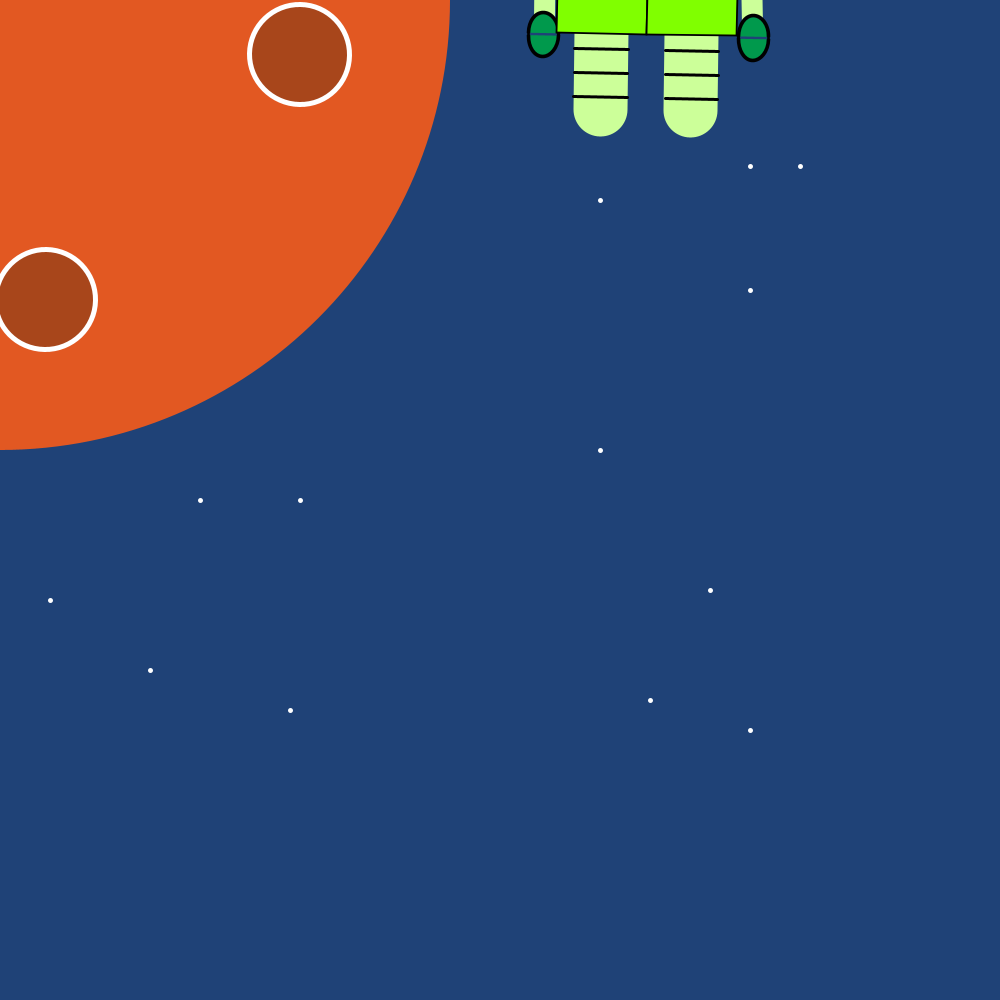
Frame 1 (no input)
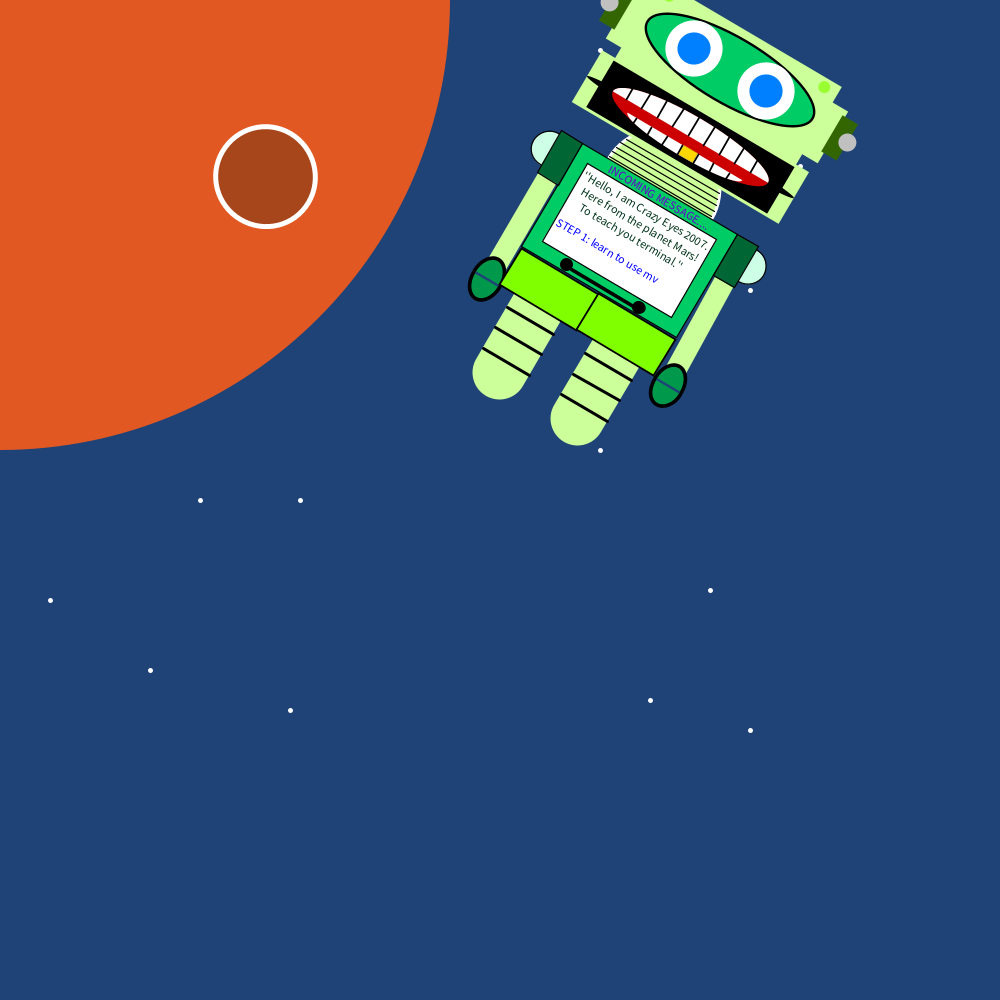
Frame 60 (the mouse pressed at the canvas centre just before this capture)
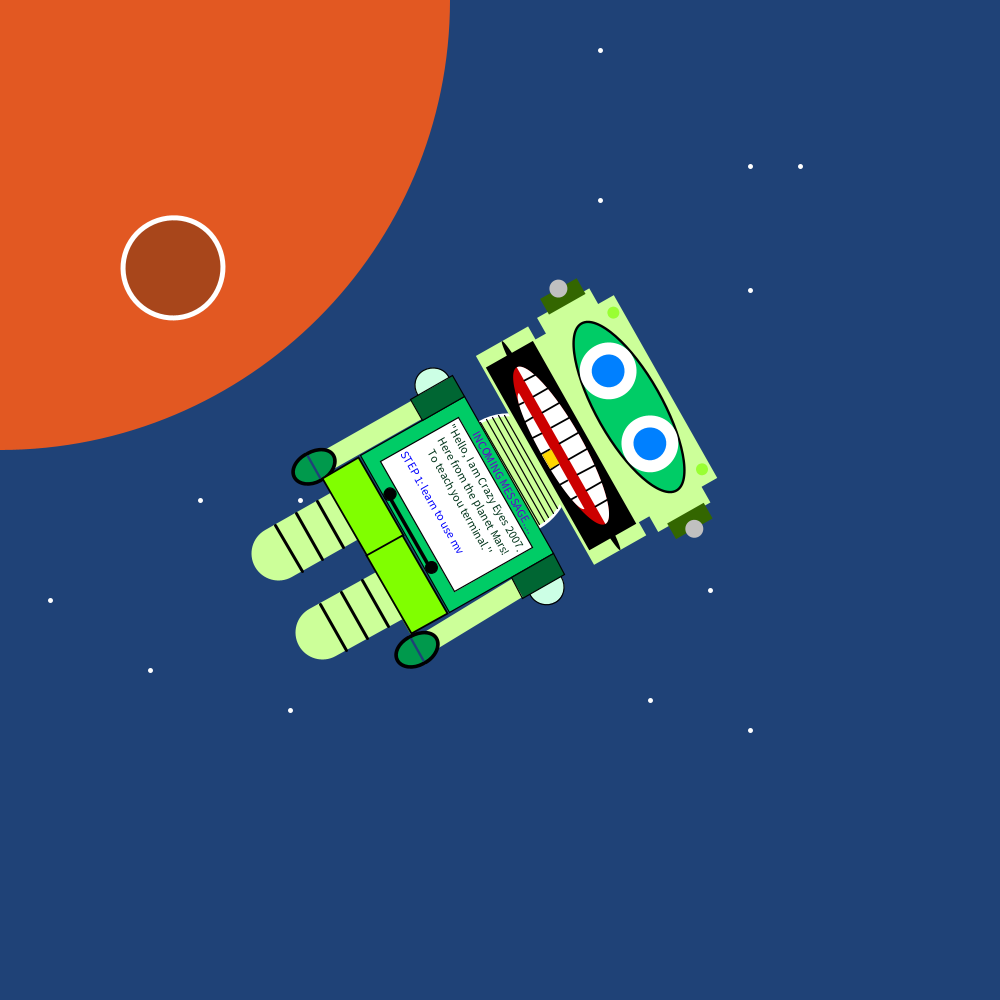
Frame 120 (the mouse held since frame 60 and released just before this capture)

The Processing sketch that drew these frames (run headless with seeded random() and noise(); from frame 60 on, the mouse is pressed at the canvas centre):

// Processing sketch: creature_animation
// ── creature_animation.pde

float r = 1;
int x = 25;
int dx = 4; 
int y = 25;

void setup (){
size (1000, 1000); 
background (#f4c2c2);
} 
void draw (){
noStroke();

//planet code 
background(#1f4277);
fill (#e25822 );
circle (0,0, 900);

//bouncing ball
fill (#e25822 ); 
circle (x,y,50);  
x = x + dx; 
if(x > 876) {
  dx = -4;
   }
y = y + dx;
if (x < 25){  
  dx = 4; 
}
//setup
stroke(255,255,255);
strokeWeight(5);

//I used Isha's star code and adpated it
point(750,166);
point(200,500);
point(50,600);
point (600,50);
point(750,290);
point(600,450);
point(600,200);
point(650,700);
point(150,670);
point(750,730);
point(710,590);
point(290,710);
point(800,166);
point(300,500);

//ball spinning animations 
fill(#a8461b);
translate (50,50);
rotate(radians(r)); 
r = r + 0.5; 
circle (250, 0, 100);
circle (0, 250, 100);
circle (-250, 0, 100);
circle (0, -250, 100);

// Neck Shape
if (r == 140) 
{r = 0.5;}
//println(r);
translate(416, -400);
scale(.60);
fill(204, 255, 153);
circle(300, 350, 200);

//Lines on the neck 
strokeWeight(2);
stroke(0);
line (210, 307, 389, 307);
line (205, 317, 392, 317);
line (203, 327, 395, 327);
line (201, 337, 397, 337);
line (200, 347, 397, 347);

//Body Shape
fill(0, 204, 102);
rect(150, 350, 300, 200);
fill(255, 255, 255);

//Computer on body
rect(175, 375, 250, 150);
fill(0, 51, 25);
fill (0, 0, 0);
circle (230, 538, 20);
circle (370, 538, 20);
strokeWeight(6);
stroke(0);
line (241, 541, 361, 541);

//Text on body "computer"
textSize(20);
fill(0, 51, 25);
text(" ''Hello, I am Crazy Eyes 2007.", 175, 400); 
fill(0, 51, 25);
textSize(20);
text("Here from the planet Mars!", 190, 425); 
fill(0, 51, 25);
textSize(20);
text("To teach you terminal.''", 200, 450); 
fill(0, 0, 255);
textSize(20);
text("STEP 1: learn to use mv", 180, 490); 
fill(102, 0, 204);
textSize(20);
text("INCOMING MESSAGE....", 210, 370); 

//Head shape
noStroke();
fill (204, 255, 153);
rect (125, 50, 350, 200); 
rect (100, 200, 400, 100);

//"Gears" on the side of the head
rect (95, 80, 50, 100); 
rect (455, 80, 50, 100); 
fill (51, 102, 0);
rect (70, 90, 30, 70); 
rect (500, 90, 30, 70); 
fill (192, 192, 192);
circle (70, 125, 30);
circle (530, 125, 30);

//Circle decoration on face
fill (153, 255, 51);
circle (150, 65, 20);
circle (450, 65, 20);
stroke(0);
strokeWeight(4);

//Eye "mask" under eyes
fill (0,204,102);
ellipse(300, 120, 320, 110);

//Mouth ie tounge 
noStroke();
fill (0,0,0);
rect(125, 205, 350, 90);
ellipse(300, 250, 400, 20);
fill (204 , 0, 0);
ellipse(300, 250, 300, 70);

//Teeth 
fill (255, 255, 255);
arc (300, 250, 300, 70, radians(180), radians(360));
arc (300, 268, 222, 35, radians(0), radians(180));
strokeWeight (0);

//Upper Teeth lines
stroke (0);
strokeWeight (3);
line (176, 250, 176, 210);
line (206, 250, 206, 210);
line (236, 250, 236, 210);
line (266, 250, 266, 210);
line (296, 250, 296, 210);
line (326, 250, 326, 210);
line (356, 250, 356, 210);
line (386, 250, 386, 210);
line (416, 250, 416, 210);

//Lower Teeth lines
line (386, 287, 386, 269);
line (356, 287, 356, 269);
line (326, 287, 326, 269);
line (296, 287, 296, 269);
line (266, 287, 266, 269);
line (236, 287, 236, 269);
line (206, 287, 206, 269);

//Gold Tooth *placed on teeth already made
stroke(0);
fill (#FFD700);
strokeWeight(0);
rect(297.5, 267, 27, 18);

//Arm
stroke (204, 255, 153);
strokeWeight (35);
line (129, 432, 130, 605);
line (470, 425, 477, 605);
noStroke();

//Hand for Arm
stroke (0);
strokeWeight(6);
fill (0, 153, 76);
arc (478, 624, 50, 70, radians(180), radians(360));
arc (478, 628, 50, 70, radians(0), radians(180));
arc (128, 624, 50,70, radians(180), radians(360));
arc (128, 628, 50, 70, radians(0), radians(180));

//Arm Base
fill(#CCFFE5);
strokeWeight(2);
stroke(0);
circle (108, 387, 60);
circle (492, 387, 60);
fill(0, 102, 51);
strokeWeight(2);
stroke(0);
rect (110, 350, 40, 80); 
rect (450, 350, 40, 80); 

//Legs
stroke (204, 255, 153);
strokeWeight (90);
line (225, 620, 225, 749);
line (376, 622, 376, 749);
noStroke();

//Shorts 
strokeWeight(3);
stroke(0);
fill (128, 255, 0);
rect (151, 553, 150, 70); 
rect (300, 553, 150, 70); 

//Leg one (lines)
stroke (0);
strokeWeight (5);
line (181, 649, 270, 649);
line (181, 689, 270, 689);
line (181, 729, 270, 729);

//Leg two (lines)
line (333, 649, 421, 649);
line (333, 689, 421, 689);
line (333, 729, 421, 729);

//Eyes 
fill(0, 128, 255);
strokeWeight(20);
stroke(255, 255, 255); 
circle(230, 120, 75);
circle(370, 120, 75);

  if (mousePressed) {
      System.out.println(mouseX + ", " + mouseY);
}
}
